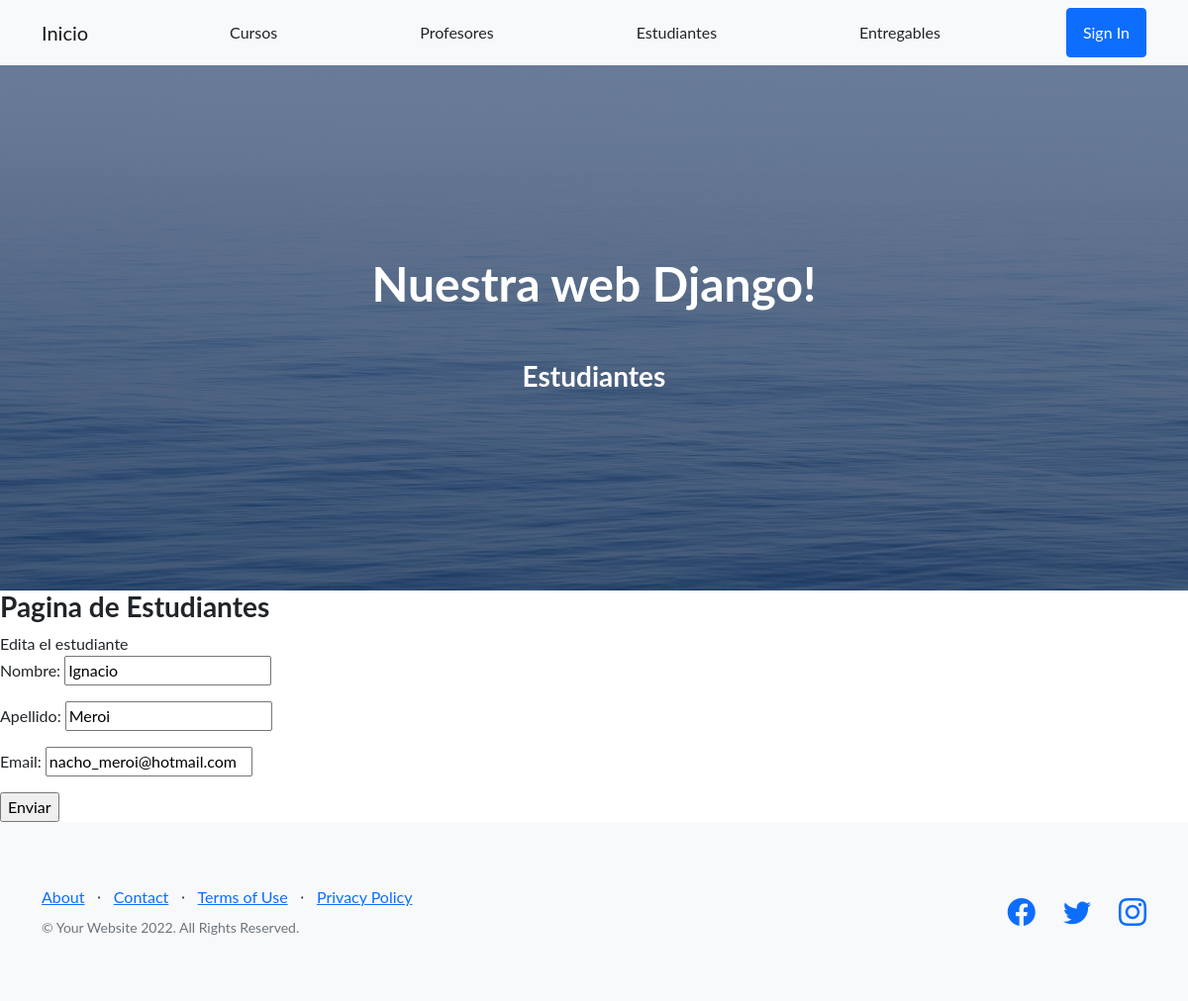
Page /AppCoder/estudiante/edicion/1 on the committed database.
### AppCoder/models.py (models this page shows, shortened)
class Estudiantes(models.Model):
    nombre = models.CharField(max_length=30)
    apellido = models.CharField(max_length=30)
    email = models.EmailField()

### AppCoder/views.py (the view)
# urls.py: path('estudiante/edicion/<pk>', EstudianteEdicion.as_view(), name='Estudiante_edicion'),
class EstudianteEdicion(UpdateView):
    model = Estudiantes
    success_url = reverse_lazy('Estudiante_list')
    fields = ['nombre', 'apellido', 'email']

### AppCoder/templates/AppCoder/estudiantes_form.html
{% extends "AppCoder/padre.html" %}
{% load static %}
{% block section_name %}
<h3>Estudiantes</h3>
{% endblock %}
{% block contenidoQueCambia %}
<h3>Pagina de Estudiantes</h3>
<form method="POST">{% csrf_token %}
    Edita el estudiante
    {{form.as_p}}
    <input type="submit" value="Enviar"/>
{% endblock %}

### rows in the picture
Estudiantes: nombre "Ignacio", apellido "Meroi", email "nacho_meroi@hotmail.com"
